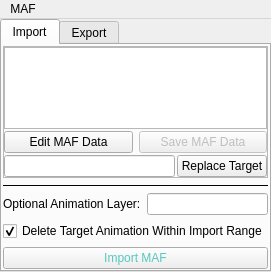
<?xml version="1.0" encoding="UTF-8"?>
<ui version="4.0">
 <class>MAF_Tools</class>
 <widget class="QMainWindow" name="MAF_Tools">
  <property name="geometry">
   <rect>
    <x>0</x>
    <y>0</y>
    <width>250</width>
    <height>272</height>
   </rect>
  </property>
  <property name="focusPolicy">
   <enum>Qt::StrongFocus</enum>
  </property>
  <property name="windowTitle">
   <string>MAF Tools</string>
  </property>
  <property name="styleSheet">
   <string notr="true"/>
  </property>
  <widget class="QWidget" name="centralwidget">
   <property name="focusPolicy">
    <enum>Qt::StrongFocus</enum>
   </property>
   <layout class="QGridLayout" name="gridLayout">
    <property name="margin">
     <number>0</number>
    </property>
    <item row="0" column="0">
     <widget class="QTabWidget" name="tabWidget">
      <property name="currentIndex">
       <number>0</number>
      </property>
      <widget class="QWidget" name="importTab">
       <attribute name="title">
        <string>Import</string>
       </attribute>
       <layout class="QGridLayout" name="gridLayout_5">
        <property name="margin">
         <number>1</number>
        </property>
        <item row="0" column="0">
         <layout class="QGridLayout" name="gridLayout_2">
          <property name="spacing">
           <number>6</number>
          </property>
          <item row="2" column="0">
           <layout class="QHBoxLayout" name="horizontalLayout_2">
            <item>
             <widget class="QLabel" name="label">
              <property name="enabled">
               <bool>true</bool>
              </property>
              <property name="text">
               <string>Optional Animation Layer:</string>
              </property>
             </widget>
            </item>
            <item>
             <widget class="QLineEdit" name="targetAnimLayer_lineEdit">
              <property name="enabled">
               <bool>true</bool>
              </property>
             </widget>
            </item>
           </layout>
          </item>
          <item row="3" column="0">
           <widget class="QCheckBox" name="deleteAnim_checkBox">
            <property name="enabled">
             <bool>true</bool>
            </property>
            <property name="text">
             <string>Delete Target Animation Within Import Range</string>
            </property>
            <property name="checked">
             <bool>true</bool>
            </property>
           </widget>
          </item>
          <item row="4" column="0">
           <widget class="QPushButton" name="importAnim_pushButton">
            <property name="sizePolicy">
             <sizepolicy hsizetype="MinimumExpanding" vsizetype="Fixed">
              <horstretch>0</horstretch>
              <verstretch>0</verstretch>
             </sizepolicy>
            </property>
            <property name="styleSheet">
             <string notr="true">QPushButton { color: rgb(85,200,190);}

QPushButton:pressed {background-color: rgb(45,70,80);}</string>
            </property>
            <property name="text">
             <string>Import MAF</string>
            </property>
           </widget>
          </item>
          <item row="1" column="0">
           <widget class="Line" name="line">
            <property name="sizePolicy">
             <sizepolicy hsizetype="Expanding" vsizetype="Fixed">
              <horstretch>0</horstretch>
              <verstretch>0</verstretch>
             </sizepolicy>
            </property>
            <property name="frameShadow">
             <enum>QFrame::Plain</enum>
            </property>
            <property name="orientation">
             <enum>Qt::Horizontal</enum>
            </property>
           </widget>
          </item>
          <item row="0" column="0">
           <widget class="QFrame" name="frame">
            <property name="enabled">
             <bool>true</bool>
            </property>
            <property name="frameShape">
             <enum>QFrame::StyledPanel</enum>
            </property>
            <property name="frameShadow">
             <enum>QFrame::Raised</enum>
            </property>
            <layout class="QVBoxLayout" name="verticalLayout">
             <property name="spacing">
              <number>2</number>
             </property>
             <property name="margin">
              <number>0</number>
             </property>
             <item>
              <layout class="QHBoxLayout" name="horizontalLayout" stretch="0">
               <item>
                <widget class="QListWidget" name="loadedMAF_listWidget">
                 <property name="enabled">
                  <bool>true</bool>
                 </property>
                </widget>
               </item>
              </layout>
             </item>
             <item>
              <layout class="QHBoxLayout" name="horizontalLayout_3">
               <property name="spacing">
                <number>6</number>
               </property>
               <item>
                <widget class="QPushButton" name="loadMAFData_pushButton">
                 <property name="enabled">
                  <bool>true</bool>
                 </property>
                 <property name="text">
                  <string>Edit MAF Data</string>
                 </property>
                </widget>
               </item>
               <item>
                <widget class="QPushButton" name="saveMAFData_pushButton">
                 <property name="enabled">
                  <bool>false</bool>
                 </property>
                 <property name="text">
                  <string>Save MAF Data</string>
                 </property>
                </widget>
               </item>
              </layout>
             </item>
             <item>
              <layout class="QHBoxLayout" name="horizontalLayout_4">
               <item>
                <widget class="QLineEdit" name="replaceMAFData_lineEdit">
                 <property name="enabled">
                  <bool>true</bool>
                 </property>
                 <property name="mouseTracking">
                  <bool>false</bool>
                 </property>
                 <property name="focusPolicy">
                  <enum>Qt::StrongFocus</enum>
                 </property>
                </widget>
               </item>
               <item>
                <widget class="QPushButton" name="replaceMAFData_pushButton">
                 <property name="enabled">
                  <bool>true</bool>
                 </property>
                 <property name="text">
                  <string>Replace Target</string>
                 </property>
                </widget>
               </item>
              </layout>
             </item>
            </layout>
           </widget>
          </item>
         </layout>
        </item>
       </layout>
      </widget>
      <widget class="QWidget" name="exportTab">
       <property name="enabled">
        <bool>true</bool>
       </property>
       <attribute name="title">
        <string>Export</string>
       </attribute>
       <layout class="QGridLayout" name="gridLayout_4">
        <property name="margin">
         <number>1</number>
        </property>
        <item row="0" column="0">
         <layout class="QGridLayout" name="gridLayout_3">
          <item row="0" column="0">
           <widget class="QPushButton" name="curDirContents_pushButton">
            <property name="sizePolicy">
             <sizepolicy hsizetype="Fixed" vsizetype="Fixed">
              <horstretch>0</horstretch>
              <verstretch>0</verstretch>
             </sizepolicy>
            </property>
            <property name="font">
             <font>
              <pointsize>8</pointsize>
              <underline>true</underline>
              <kerning>false</kerning>
             </font>
            </property>
            <property name="styleSheet">
             <string notr="true">QPushButton { color: rgb(80,10,10);}

QPushButton:pressed {background-color: rgb(45,70,80);}</string>
            </property>
            <property name="text">
             <string>Update Directory Listing</string>
            </property>
            <property name="checkable">
             <bool>false</bool>
            </property>
            <property name="flat">
             <bool>true</bool>
            </property>
           </widget>
          </item>
          <item row="1" column="0" colspan="2">
           <widget class="QListWidget" name="curDirContents_listWidget">
            <property name="selectionMode">
             <enum>QAbstractItemView::NoSelection</enum>
            </property>
            <item>
             <property name="text">
              <string>-None-</string>
             </property>
            </item>
           </widget>
          </item>
          <item row="2" column="0">
           <widget class="QLabel" name="label_2">
            <property name="text">
             <string>Append the filename:</string>
            </property>
            <property name="alignment">
             <set>Qt::AlignLeading|Qt::AlignLeft|Qt::AlignVCenter</set>
            </property>
           </widget>
          </item>
          <item row="2" column="1" rowspan="2">
           <widget class="QPushButton" name="exportAnim_pushButton">
            <property name="sizePolicy">
             <sizepolicy hsizetype="MinimumExpanding" vsizetype="Expanding">
              <horstretch>0</horstretch>
              <verstretch>0</verstretch>
             </sizepolicy>
            </property>
            <property name="styleSheet">
             <string notr="true">QPushButton { color: rgb(85,200,190);}

QPushButton:pressed {background-color: rgb(45,70,80);}</string>
            </property>
            <property name="text">
             <string>Export MAF</string>
            </property>
           </widget>
          </item>
          <item row="3" column="0">
           <widget class="QLineEdit" name="fileAppend_lineEdit">
            <property name="sizePolicy">
             <sizepolicy hsizetype="MinimumExpanding" vsizetype="Fixed">
              <horstretch>0</horstretch>
              <verstretch>0</verstretch>
             </sizepolicy>
            </property>
           </widget>
          </item>
          <item row="4" column="0">
           <widget class="QCheckBox" name="worldSpaceBake_checkBox">
            <property name="enabled">
             <bool>false</bool>
            </property>
            <property name="text">
             <string>Bake to World Space</string>
            </property>
           </widget>
          </item>
          <item row="5" column="0" colspan="2">
           <widget class="Line" name="line_2">
            <property name="sizePolicy">
             <sizepolicy hsizetype="Expanding" vsizetype="Fixed">
              <horstretch>0</horstretch>
              <verstretch>0</verstretch>
             </sizepolicy>
            </property>
            <property name="frameShadow">
             <enum>QFrame::Plain</enum>
            </property>
            <property name="orientation">
             <enum>Qt::Horizontal</enum>
            </property>
           </widget>
          </item>
          <item row="6" column="0" colspan="2">
           <widget class="QLabel" name="outputPath_label">
            <property name="sizePolicy">
             <sizepolicy hsizetype="Expanding" vsizetype="Fixed">
              <horstretch>0</horstretch>
              <verstretch>0</verstretch>
             </sizepolicy>
            </property>
            <property name="text">
             <string>Output Path Will Display Here</string>
            </property>
            <property name="openExternalLinks">
             <bool>true</bool>
            </property>
            <property name="textInteractionFlags">
             <set>Qt::LinksAccessibleByMouse|Qt::TextSelectableByMouse</set>
            </property>
           </widget>
          </item>
         </layout>
        </item>
       </layout>
      </widget>
     </widget>
    </item>
   </layout>
  </widget>
  <widget class="QMenuBar" name="menubar">
   <property name="geometry">
    <rect>
     <x>0</x>
     <y>0</y>
     <width>250</width>
     <height>21</height>
    </rect>
   </property>
   <widget class="QMenu" name="menuMAF">
    <property name="title">
     <string>MAF</string>
    </property>
   </widget>
   <addaction name="menuMAF"/>
  </widget>
 </widget>
 <resources/>
 <connections/>
</ui>
